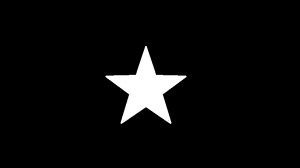
#> input picture star-1-300x168.jpg, 300 x 168 px
$ jupyter execute --allow-errors brightness.ipynb
#> lines starting #> are read from the running program, lines starting #| are printed output that depends on the picture; after the words box and inside, x2 and y2 are one past the last pixel; in counts of white or black regions, pixels touching at a corner belong together
[cell 1]
from PIL import Image
from numpy import array
#> (the rest of this cell did not finish here and is left out)

[cell 2]
#IMAGE BRIGHTNESS
from PIL import Image, ImageEnhance

#> (the rest of this cell did not finish here and is left out)

[cell 3]
from PIL import Image, ImageEnhance

#> (the rest of this cell did not finish here and is left out)

[cell 4]
from PIL import Image, ImageEnhance

#> (the rest of this cell did not finish here and is left out)

[cell 5]
#IMAGE CONTRAST
from PIL import Image, ImageEnhance
#> (the rest of this cell did not finish here and is left out)

[cell 6]
from numpy import asarray
import numpy as np
from PIL import Image
#> (the rest of this cell did not finish here and is left out)

[cell 7]
from PIL import Image

#> (the rest of this cell did not finish here and is left out)

[cell 8]
from PIL import Image

#> (the rest of this cell did not finish here and is left out)

[cell 9]
#BITWISE OPERATIONS
import numpy as np
import cv2
# draw a rectangle
rectangle = np.zeros((300, 300), dtype="uint8")
#> rectangle: shape (300, 300); every value is 0
cv2.rectangle(rectangle, (25, 25), (275, 275), 255, -1)
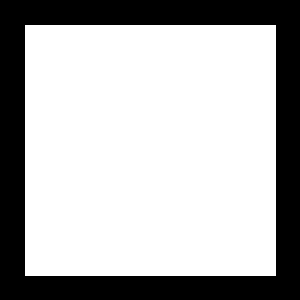
#> rectangle: shape (300, 300); 70% white; 1 black region, box (x1, y1, x2, y2) and area: (0, 0, 300, 300) 26999
cv2.imshow("Rectangle", rectangle)
# draw a circle
circle = np.zeros((300, 300), dtype = "uint8")
cv2.circle(circle, (150, 150), 150, 255, -1)
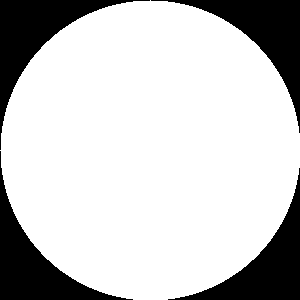
#> circle: shape (300, 300); 78.5% white; 4 black regions, box (x1, y1, x2, y2) and area: (0, 0, 150, 150) 4980, (151, 0, 300, 133) 4830, (0, 151, 133, 300) 4830, (168, 168, 300, 300) 4681
cv2.imshow("Circle", circle)
bitwiseAnd = cv2.bitwise_and(rectangle, circle)
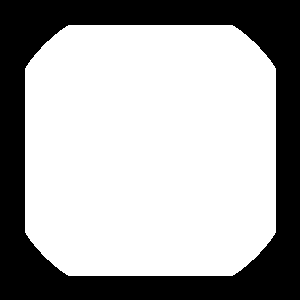
#> bitwiseAnd: shape (300, 300); 66.4% white; 1 black region, box (x1, y1, x2, y2) and area: (0, 0, 300, 300) 30235
cv2.imshow("AND", bitwiseAnd)
cv2.waitKey(0)
bitwiseOr = cv2.bitwise_or(rectangle, circle)
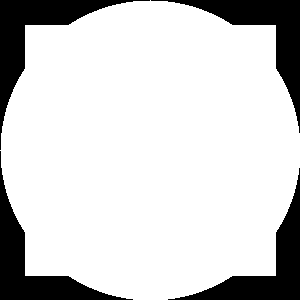
#> bitwiseOr: shape (300, 300); 82.1% white; 4 black regions, box (x1, y1, x2, y2) and area: (0, 0, 150, 150) 4171, (151, 0, 300, 133) 4021, (0, 151, 133, 300) 4021, (168, 168, 300, 300) 3872
cv2.imshow("OR", bitwiseOr)
cv2.waitKey(0)
bitwiseXor = cv2.bitwise_xor(rectangle, circle)
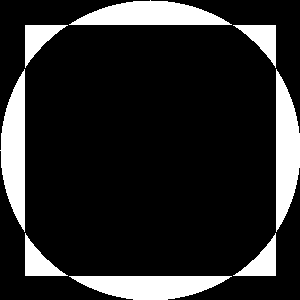
#> bitwiseXor: shape (300, 300); 15.7% white; 8 white regions, largest, box (x1, y1, x2, y2) and area: (69, 0, 232, 25) 2729, (0, 69, 25, 232) 2729, (276, 69, 300, 232) 2728
cv2.imshow("XOR", bitwiseXor)
cv2.waitKey(0)
bitwiseNot = cv2.bitwise_not(circle)
cv2.imshow("NOT", bitwiseNot)
cv2.waitKey(0)
cv2.destroyAllWindows()

[cell 10]
#BITWISE OPERATIONS AND,OR,NOT,XOR
import numpy as np
import cv2
f1 = cv2.imread('star-1-300x168.jpg', 1)
#> f1 is the input picture: shape (168, 300, 3); min 0, max 255, mean 11.7
f2 = cv2.imread('dot-300x168.jpg', 1)
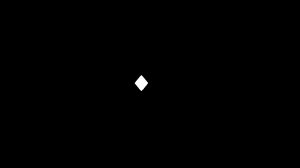
#> input picture dot-300x168.jpg, 300 x 168 px
#> f2 is the input picture: shape (168, 300, 3); min 0, max 255, mean 0.6
#BITWISE AND
bitwiseAnd = cv2.bitwise_and(f1, f2)
#> bitwiseAnd: shape (168, 300, 3)
cv2.imshow("AND", bitwiseAnd)
cv2.waitKey(0)
cv2.destroyAllWindows()
#BITWISE OR
bitwiseOr = cv2.bitwise_or(f1, f2)
#> bitwiseOr: shape (168, 300, 3)
cv2.imshow("OR", bitwiseOr)
cv2.waitKey(0)
bitwiseXor = cv2.bitwise_xor(f1, f2)
#> bitwiseXor: shape (168, 300, 3)
cv2.imshow("XOR", bitwiseXor)
cv2.waitKey(0)
bitwiseNot = cv2.bitwise_not(f2)
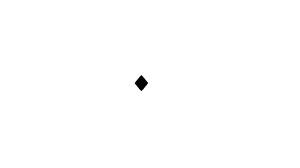
#> bitwiseNot: shape (168, 300, 3); min 0, max 255, mean 254.4
cv2.imshow("NOT", bitwiseNot)
cv2.waitKey(0)
cv2.destroyAllWindows()
